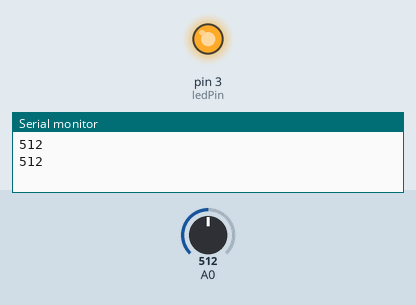
Recording of a sketch running on a simulated Arduino Uno, built with avr-gcc and run on an emulated ATmega328P. On the bench: output pins drawn as LEDs (lit = HIGH), the last lines printed to the serial monitor. Dashed ring = blinking. The inputs (shaded band) are chosen by the test bench; at power-on: A0 = 512.

Above: at 2.8 s.
2.9 s: A0 set to 485
At 3.7 s:
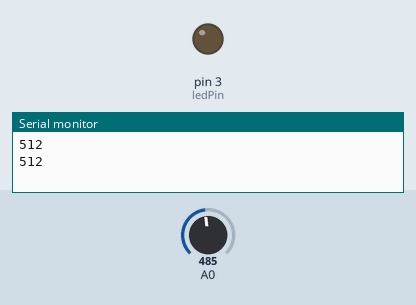
5.6 s: A0 set to 510
At 6.4 s:
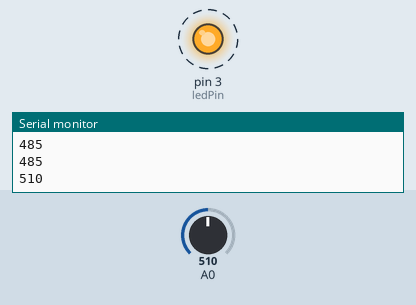
11.6 s: A0 set to 490
At 12.2 s:
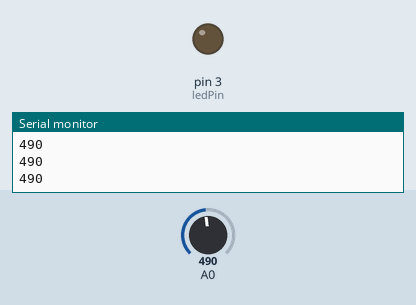
14.3 s: A0 set to 511
At 15.0 s:
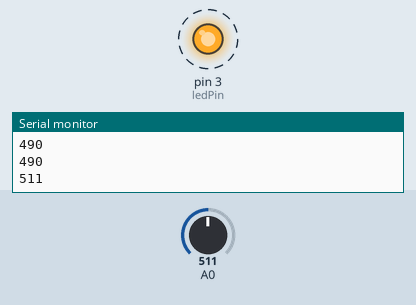
Timing chart, 0 to 21.3 s (numbered marks = the images above; inputs shaded):
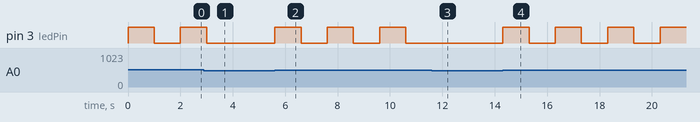

The sketch:

AnalogBlinkaboveValue.ino.ino
```cpp
const int ledPin =  3;

void setup() {
  // initialize serial communication at 9600 bits per second:
  Serial.begin(9600);
  // initialize the LED pin as an output:
  pinMode(ledPin, OUTPUT);
}

// the loop routine runs over and over again forever:
void loop() {
  // read the input on analog pin 0:
  int sensorValue = analogRead(A0);
  // print out the value you read:
  Serial.println(sensorValue);
  if(sensorValue > 500)
  {
    digitalWrite(ledPin, HIGH);   // turn the LED on (HIGH is the voltage level)
    delay(1000);                       // wait for a second
    digitalWrite(ledPin, LOW);    // turn the LED off by making the voltage LOW
    delay(1000);
    }
  delay(1);        // delay in between reads for stability
}
```

Measured:
- the behaviour switches between 501 and 500 on A0 (found by bisection; images 0 and 1)
- after the input at 2.9 s, pin 3 (ledPin): goes on until 3.0 s, then stays LOW
- after the input at 5.6 s, pin 3 (ledPin): alternates HIGH for 1.0 s and LOW for 1.0 s, starting at once
- after the input at 11.6 s, pin 3 (ledPin): stays LOW (without the input it goes to HIGH after 0.01 s)
- after the input at 14.3 s, pin 3 (ledPin): alternates HIGH for 1.0 s and LOW for 1.0 s, starting at once
